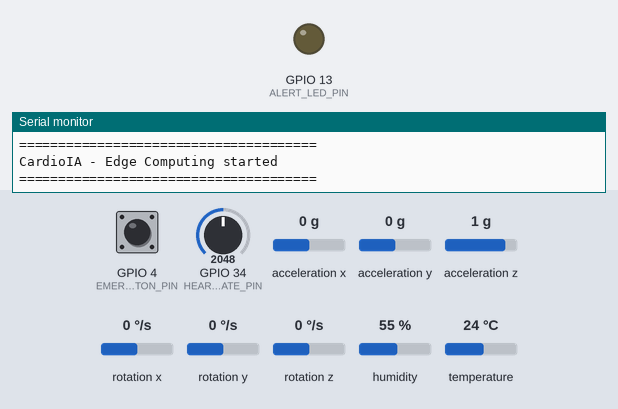
Simulated run of this program. Board: ESP32. On the bench: output pins drawn as LEDs (lit = HIGH), the last lines printed to the serial monitor. The test bench sets the inputs (shaded band); at power-on: temperature 24 °C, GPIO 4 (EMERGENCY_BUTTON_PIN) HIGH, GPIO 34 (HEART_RATE_PIN) = 2048, acceleration x 0 g, acceleration y 0 g, acceleration z 1 g, rotation x 0 °/s, rotation y 0 °/s, rotation z 0 °/s, humidity 55 %. Storage starts empty.

Above: at 1.7 s.
1.8 s: temperature set to 37.7 °C
3.5 s: temperature set to 38.8 °C
At 4.6 s:
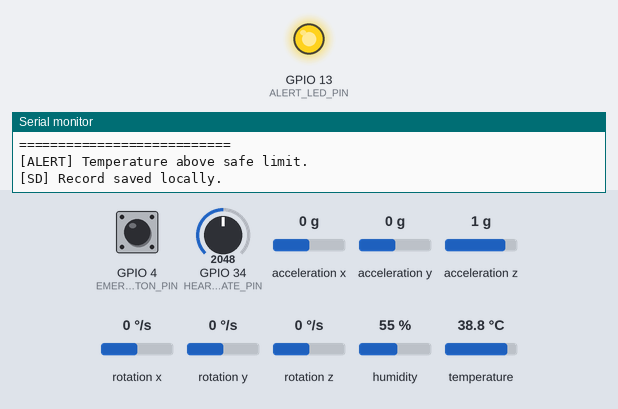
Timing chart, 0 to 6.5 s (numbered marks = the images above; inputs shaded):
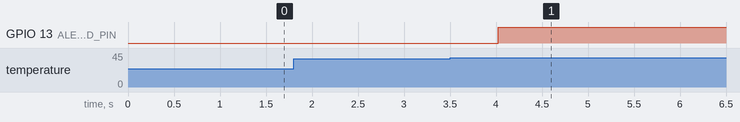

Measured:
- the behaviour switches between 38 and 38.1 °C on temperature (found by bisection; images 0 and 1)
- after the input at 3.5 s, GPIO 13 (ALERT_LED_PIN): LOW → HIGH after 0.53 s

The program:

main.cpp
```cpp
/*
Project: CardioIA - Part 1 (Edge Computing)
Platform: ESP32
Environment: Wokwi / Arduino IDE
AUTHOR: Raphael da Silva RM: 561452
GROUP: São Paulo e Interior

Objective:
- Read sensors from a simulated health smartwatch
- Store data locally on microSD card
- Use RAM buffer as fallback/demonstration
- Simulate Wi-Fi connectivity
- Synchronize data when the connection returns
*/

#include <Arduino.h>
#include <DHTesp.h>
#include <Wire.h>
#include <MPU6050.h>
#include <SPI.h>
#include <SD.h>

// =====================================================
// PINOUT AND CONFIGURATIONS
// =====================================================

// Sensors and actuators
static const uint8_t DHT_PIN = 15;
static const uint8_t HEART_RATE_PIN = 34;
static const uint8_t EMERGENCY_BUTTON_PIN = 4;
static const uint8_t ALERT_LED_PIN = 13;

// SPI - microSD
static const uint8_t SD_CS_PIN = 5;
static const uint8_t SD_SCK_PIN = 18;
static const uint8_t SD_MISO_PIN = 19;
static const uint8_t SD_MOSI_PIN = 23;

// I2C - MPU6050
static const uint8_t MPU_SDA_PIN = 21;
static const uint8_t MPU_SCL_PIN = 22;

// Timing
static const uint32_t SENSOR_READ_INTERVAL_MS = 2000;
static const uint32_t WIFI_CHECK_INTERVAL_MS = 8000;

// Alert Thresholds
static const float TEMPERATURE_ALERT_C = 38.0f;
static const uint8_t HEART_RATE_ALERT_BPM = 120;

// Buffer in RAM
static const uint16_t MAX_BUFFER_RECORDS = 100;

// File name on SD card
static const char *SD_FILE_PATH = "/data.csv";

// =====================================================
// OBJECTS OF THE SENSORS
// =====================================================

DHTesp dhtSensor;
MPU6050 mpuSensor;
SPIClass sdSpi(VSPI);

// =====================================================
// DATA STRUCTURES
// =====================================================

struct HealthRecord {
  uint32_t timestampMs;
  float temperatureC;
  float humidityPercent;
  uint8_t heartRateBpm;
  bool movementDetected;
  bool emergencyPressed;
};

// =====================================================
// GLOBAL VARIABLES
// =====================================================

// General condition
bool wifiConnected = false;
bool sdAvailable = false;

// Time control
uint32_t lastSensorReadMs = 0;
uint32_t lastWifiCheckMs = 0;

// Current reading
float currentTemperatureC = 0.0f;
float currentHumidityPercent = 0.0f;
uint8_t currentHeartRateBpm = 0;
bool currentMovementDetected = false;
bool currentEmergencyPressed = false;

// Circular buffer in RAM (fallback)
HealthRecord recordBuffer[MAX_BUFFER_RECORDS];
uint16_t bufferHead = 0;
uint16_t bufferTail = 0;
uint16_t bufferedCount = 0;

// =====================================================
// PROTOTYPES
// =====================================================

// Initialization
void initializePins();
void initializeSensors();
void initializeSD();
void initializeSystem();

// Sensor reading
void readDhtValues(float &temperatureC, float &humidityPercent);
uint8_t readHeartRate();
bool readMovement();
bool readEmergencyButton();

// Registration and processing
HealthRecord createHealthRecord();
void processCurrentReading();
void evaluateAlerts(const HealthRecord &record);

// Buffer in RAM
bool storeRecordInBuffer(const HealthRecord &record);
bool isBufferFull();
bool isBufferEmpty();
void removeOldestBufferRecord();
void clearBuffer();
void syncBufferRecords();

// microSD
bool saveRecordToSD(const HealthRecord &record);
void ensureSDFileHeader();
void syncSDRecords();
void clearSDFile();

// Connectivity and transmission
void simulateWifiStatus();
void sendRecordToCloud(const HealthRecord &record);

// Utilities
void printCurrentReading(const HealthRecord &record);
void printSystemStatus();
void printCsvRecord(const HealthRecord &record);
const char *boolToText(bool value);

// =====================================================
// SETUP
// =====================================================

void setup() {
  Serial.begin(115200);
  delay(500);

  initializeSystem();

  Serial.println("======================================");
  Serial.println("CardioIA - Edge Computing started");
  Serial.println("======================================");
}

// =====================================================
// LOOP
// =====================================================

void loop() {
  const uint32_t currentMs = millis();

  // Periodic sensor reading
  if (currentMs - lastSensorReadMs >= SENSOR_READ_INTERVAL_MS) {
    lastSensorReadMs = currentMs;
    processCurrentReading();
  }

  // Periodic simulation of connectivity
  if (currentMs - lastWifiCheckMs >= WIFI_CHECK_INTERVAL_MS) {
    lastWifiCheckMs = currentMs;

    simulateWifiStatus();
    printSystemStatus();

    // If you're online, it will sync everything that was pending
    if (wifiConnected) {
      syncSDRecords();
      syncBufferRecords();
    }
  }
}

// =====================================================
// INITIALIZATION
// =====================================================

void initializePins() {
  pinMode(EMERGENCY_BUTTON_PIN, INPUT_PULLUP);
  pinMode(ALERT_LED_PIN, OUTPUT);
  digitalWrite(ALERT_LED_PIN, LOW);
}

void initializeSensors() {
  dhtSensor.setup(DHT_PIN, DHTesp::DHT22);

  Wire.begin(MPU_SDA_PIN, MPU_SCL_PIN);
  mpuSensor.initialize();

  if (mpuSensor.testConnection()) {
    Serial.println("[MPU6050] Sensor initialized successfully.");
  } else {
    Serial.println("[MPU6050] Sensor initialization failed.");
  }
}

void initializeSD() {
  sdSpi.begin(SD_SCK_PIN, SD_MISO_PIN, SD_MOSI_PIN, SD_CS_PIN);

  if (!SD.begin(SD_CS_PIN, sdSpi)) {
    Serial.println("[SD] Initialization failed.");
    sdAvailable = false;
    return;
  }

  sdAvailable = true;
  Serial.println("[SD] Initialization success.");
  ensureSDFileHeader();
}

void initializeSystem() {
  initializePins();
  initializeSensors();
  initializeSD();
  clearBuffer();
}

// =====================================================
// SENSOR READINGS
// =====================================================

void readDhtValues(float &temperatureC, float &humidityPercent) {
  // Single DHT reading to avoid redundancy
  TempAndHumidity data = dhtSensor.getTempAndHumidity();

  temperatureC = data.temperature;
  humidityPercent = data.humidity;

  if (isnan(temperatureC) || isnan(humidityPercent)) {
    Serial.println("[DHT22] Failed reading sensor values.");
    temperatureC = -1.0f;
    humidityPercent = -1.0f;
  }
}

uint8_t readHeartRate() {
  // Heartbeat simulation via potentiometer
  const int16_t analogValue = analogRead(HEART_RATE_PIN);

  // Maps to a plausible BPM range.
  const long mappedValue = map(analogValue, 0, 4095, 60, 140);

  return (uint8_t)mappedValue;
}

bool readMovement() {
  // Simple reading of the MPU6050 to simulate movement
  int16_t ax, ay, az;
  int16_t gx, gy, gz;

  mpuSensor.getMotion6(&ax, &ay, &az, &gx, &gy, &gz);

  // Simple limit to indicate movement
  const int16_t movementThreshold = 2000;

  if (abs(ax) > movementThreshold || abs(ay) > movementThreshold || abs(az) > movementThreshold) {
    return true;
  }

  return false;
}

bool readEmergencyButton() {
  // As it is in INPUT_PULLUP:
  // pressed = LOW
  return digitalRead(EMERGENCY_BUTTON_PIN) == LOW;
}

// =====================================================
// CREATION AND PROCESSING OF RECORDS
// =====================================================

HealthRecord createHealthRecord() {
  HealthRecord record;

  record.timestampMs = millis();
  record.temperatureC = currentTemperatureC;
  record.humidityPercent = currentHumidityPercent;
  record.heartRateBpm = currentHeartRateBpm;
  record.movementDetected = currentMovementDetected;
  record.emergencyPressed = currentEmergencyPressed;

  return record;
}

void processCurrentReading() {
  // Collect the current values
  readDhtValues(currentTemperatureC, currentHumidityPercent);
  currentHeartRateBpm = readHeartRate();
  currentMovementDetected = readMovement();
  currentEmergencyPressed = readEmergencyButton();

  // Set up the registry
  HealthRecord record = createHealthRecord();

  // Shows current reading
  printCurrentReading(record);

  // Assess alerts locally
  evaluateAlerts(record);

  // Strategy:
  // Online -> sends immediately
  // Offline -> saves to SD card
  // If SD card fails -> saves to RAM buffer
  if (wifiConnected) {
    sendRecordToCloud(record);
  } else {
    bool storedOnSD = saveRecordToSD(record);

    if (!storedOnSD) {
      storeRecordInBuffer(record);
      Serial.println("[EDGE] Record stored in RAM fallback.");
    }
  }
}

void evaluateAlerts(const HealthRecord &record) {
  bool alertActive = false;

  if (record.temperatureC > TEMPERATURE_ALERT_C) {
    alertActive = true;
    Serial.println("[ALERT] Temperature above safe limit.");
  }

  if (record.heartRateBpm > HEART_RATE_ALERT_BPM) {
    alertActive = true;
    Serial.println("[ALERT] Heart rate above safe limit.");
  }

  if (record.emergencyPressed) {
    alertActive = true;
    Serial.println("[CRITICAL ALERT] Emergency button pressed.");
  }

  // Local LED indicates edge alert
  digitalWrite(ALERT_LED_PIN, alertActive ? HIGH : LOW);
}

// =====================================================
// BUFFER RAM (FALLBACK / DEMONSTRATION)
// =====================================================

bool storeRecordInBuffer(const HealthRecord &record) {
  if (isBufferFull()) {
  // FIFO Strategy:
  // Remove the oldest to make room
    removeOldestBufferRecord();
  }

  recordBuffer[bufferTail] = record;
  bufferTail = (bufferTail + 1) % MAX_BUFFER_RECORDS;
  bufferedCount++;

  return true;
}

bool isBufferFull() {
  return bufferedCount >= MAX_BUFFER_RECORDS;
}

bool isBufferEmpty() {
  return bufferedCount == 0;
}

void removeOldestBufferRecord() {
  if (!isBufferEmpty()) {
    bufferHead = (bufferHead + 1) % MAX_BUFFER_RECORDS;
    bufferedCount--;
  }
}

void clearBuffer() {
  bufferHead = 0;
  bufferTail = 0;
  bufferedCount = 0;
}

void syncBufferRecords() {
  if (isBufferEmpty()) {
    Serial.println("[SYNC RAM] No pending records.");
    return;
  }

  Serial.println("[SYNC RAM] Sending buffered records...");

  while (!isBufferEmpty()) {
    HealthRecord &record = recordBuffer[bufferHead];
    sendRecordToCloud(record);
    removeOldestBufferRecord();
  }

  Serial.println("[SYNC RAM] Synchronization finished.");
}

// =====================================================
// MICROSD (MAIN STORAGE)
// =====================================================

void ensureSDFileHeader() {
  if (!sdAvailable) {
    return;
  }

  if (!SD.exists(SD_FILE_PATH)) {
    File file = SD.open(SD_FILE_PATH, FILE_WRITE);

    if (!file) {
      Serial.println("[SD] Failed to create file header.");
      return;
    }

    file.println("timestamp_ms,temperature_c,humidity_percent,heart_rate_bpm,movement_detected,emergency_pressed");
    file.close();

    Serial.println("[SD] CSV header created.");
  }
}

bool saveRecordToSD(const HealthRecord &record) {
  if (!sdAvailable) {
    return false;
  }

  File file = SD.open(SD_FILE_PATH, FILE_APPEND);

  if (!file) {
    Serial.println("[SD] Failed to open file for append.");
    return false;
  }

  file.print(record.timestampMs);
  file.print(",");
  file.print(record.temperatureC, 2);
  file.print(",");
  file.print(record.humidityPercent, 2);
  file.print(",");
  file.print(record.heartRateBpm);
  file.print(",");
  file.print(record.movementDetected ? 1 : 0);
  file.print(",");
  file.println(record.emergencyPressed ? 1 : 0);

  file.close();

  Serial.println("[SD] Record saved locally.");
  return true;
}

void syncSDRecords() {
  if (!sdAvailable) {
    Serial.println("[SYNC SD] SD not available.");
    return;
  }

  if (!SD.exists(SD_FILE_PATH)) {
    Serial.println("[SYNC SD] No file found.");
    return;
  }

  File file = SD.open(SD_FILE_PATH, FILE_READ);

  if (!file) {
    Serial.println("[SYNC SD] Failed to open file for read.");
    return;
  }

  Serial.println("[SYNC SD] Sending records stored on SD...");

  bool isFirstLine = true;

  while (file.available()) {
    String line = file.readStringUntil('\n');
    line.trim();

    if (line.length() == 0) {
      continue;
    }

    // Ignore CSV header
    if (isFirstLine) {
      isFirstLine = false;
      if (line.startsWith("timestamp_ms")) {
        continue;
      }
    }

    // In this step, the transfer to the cloud is simulated by the Serial number
    Serial.print("[CLOUD FROM SD] ");
    Serial.println(line);
  }

  file.close();
  clearSDFile();

  Serial.println("[SYNC SD] Synchronization finished.");
}

void clearSDFile() {
  if (!sdAvailable) {
    return;
  }

  if (SD.exists(SD_FILE_PATH)) {
    SD.remove(SD_FILE_PATH);
    Serial.println("[SD] Local file cleared after sync.");
  }

  // Recreate header for future recordings
  ensureSDFileHeader();
}

// =====================================================
// CONNECTIVITY AND SENDING
// =====================================================

void simulateWifiStatus() {
// Simple simulation:
// Alternates between online and offline with each check cycle
  wifiConnected = !wifiConnected;

  if (wifiConnected) {
    Serial.println("[NETWORK] Wi-Fi connected.");
  } else {
    Serial.println("[NETWORK] Wi-Fi disconnected.");
  }
}

void sendRecordToCloud(const HealthRecord &record) {
  // In this stage of the activity, the sending is simulated by Serial.println
  Serial.println("----- CLOUD RECORD -----");
  Serial.print("timestamp_ms: ");
  Serial.println(record.timestampMs);

  Serial.print("temperature_c: ");
  Serial.println(record.temperatureC, 2);

  Serial.print("humidity_percent: ");
  Serial.println(record.humidityPercent, 2);

  Serial.print("heart_rate_bpm: ");
  Serial.println(record.heartRateBpm);

  Serial.print("movement_detected: ");
  Serial.println(boolToText(record.movementDetected));

  Serial.print("emergency_pressed: ");
  Serial.println(boolToText(record.emergencyPressed));
  Serial.println("------------------------");
}

// =====================================================
// UTILITIES
// =====================================================

void printCurrentReading(const HealthRecord &record) {
  Serial.println("===== CURRENT READING =====");
  Serial.print("Temperature (C): ");
  Serial.println(record.temperatureC, 2);

  Serial.print("Humidity (%): ");
  Serial.println(record.humidityPercent, 2);

  Serial.print("Heart Rate (BPM): ");
  Serial.println(record.heartRateBpm);

  Serial.print("Movement: ");
  Serial.println(boolToText(record.movementDetected));

  Serial.print("Emergency: ");
  Serial.println(boolToText(record.emergencyPressed));
  Serial.println("===========================");
}

void printSystemStatus() {
  Serial.println("===== SYSTEM STATUS =====");
  Serial.print("Wi-Fi: ");
  Serial.println(wifiConnected ? "CONNECTED" : "DISCONNECTED");

  Serial.print("SD available: ");
  Serial.println(sdAvailable ? "YES" : "NO");

  Serial.print("Buffered records in RAM: ");
  Serial.println(bufferedCount);

  Serial.println("=========================");
}

void printCsvRecord(const HealthRecord &record) {
  Serial.print(record.timestampMs);
  Serial.print(",");
  Serial.print(record.temperatureC, 2);
  Serial.print(",");
  Serial.print(record.humidityPercent, 2);
  Serial.print(",");
  Serial.print(record.heartRateBpm);
  Serial.print(",");
  Serial.print(record.movementDetected ? 1 : 0);
  Serial.print(",");
  Serial.println(record.emergencyPressed ? 1 : 0);
}

const char *boolToText(bool value) {
  return value ? "true" : "false";
}
```
